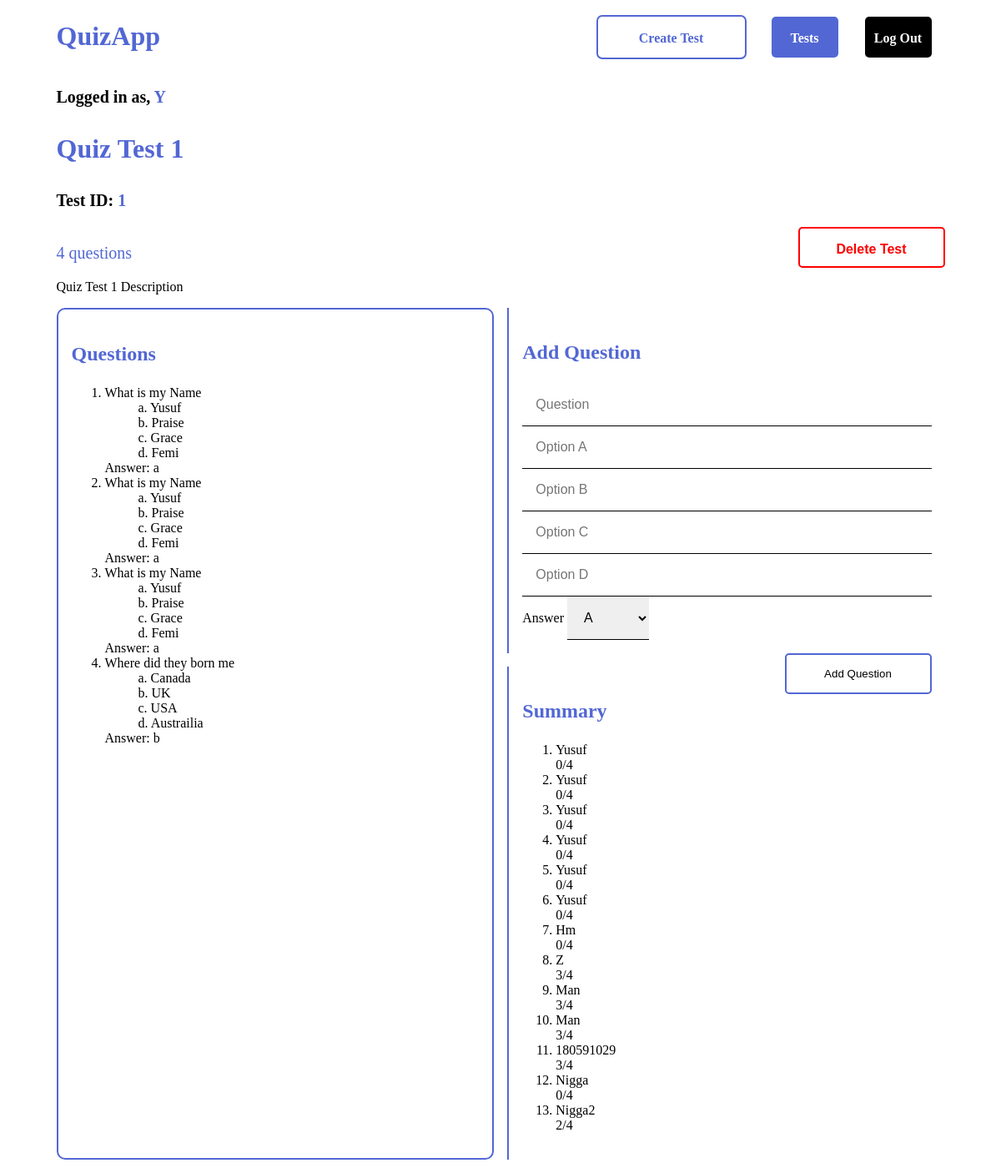
The app's page /tests/1 (signed in) with its own data.
### QuizApp/models.py (models this page shows)
class User(AbstractUser):
    pass

class Quiz(models.Model):
    user = models.ForeignKey(User, on_delete=models.CASCADE)
    title = models.CharField(max_length=200)
    description = models.CharField(max_length=1000)

class Question(models.Model):
    quiz = models.ForeignKey(Quiz, on_delete=models.CASCADE)
    question = models.CharField(max_length=1000)
    option_a = models.CharField(max_length=1000)
    option_b = models.CharField(max_length=1000)
    option_c = models.CharField(max_length=1000)
    option_d = models.CharField(max_length=1000)

class Answer(models.Model):
    question = models.OneToOneField(Question, on_delete=models.CASCADE, primary_key=True)
    answer = models.CharField(max_length=1)
    def __str__(self):
        return f"{self.answer}" #"{self.question.question} \nA. {self.question.option_a}\nB. {self.question.option_b}\nC. {self.question.option_c}\nD. {self.question.option_d}\n Answer: {self.answer}"

class Respondance(models.Model):
    quiz = models.ForeignKey(Quiz, on_delete=models.CASCADE)
    responder = models.CharField(max_length=20)
    score = models.IntegerField()

### QuizApp/views.py (the view)
# urls.py: path("tests", views.index, name="index"),
@login_required(login_url='/login')
def tests(request, test_id):
    quiz = Quiz.objects.get(id=test_id)
    availableQuestions = len(Question.objects.filter(quiz=quiz))
    if request.method == "POST":
        try:
            question = request.POST["question"]
            option_a = request.POST["option_a"]
            option_b = request.POST["option_b"]
            option_c = request.POST["option_c"]
            option_d = request.POST["option_d"]
            qstn = Question.objects.create(quiz=quiz, question=question, option_a=option_a, option_b=option_b, option_c=option_c, option_d=option_d)
            qstn.save()
        except ValueError:
            return render(request, "quizapp/test.html", {
                "test": Quiz.objects.get(id=test_id),
            })
        answer = request.POST["answer"]
        qstnAns = Answer.objects.create(question=qstn, answer=answer)
        qstnAns.save()
        return HttpResponseRedirect("/tests/" + str(test_id))
    else:
        questions = Question.objects.filter(quiz=quiz)
        responders = Respondance.objects.filter(quiz=quiz)
        return render(request, "quizapp/test.html", {
            "questions": questions,
            "test": quiz,
            "noq": availableQuestions,
            "responders": responders,
        })

### QuizApp/templates/QuizApp/test.html (shortened to what this page needs)
{% extends "quizapp/layout.html" %}
{%load static%}
{% block body %}
    <p class="s1">Logged in as, <span>{{user}}</span></p>
    <p class="title">{{test.title}}</p>
    <p class="s1">Test ID: <span>{{test.id}}</span></p>
    <div class="flexme">
        <div>
            <p class="s2">{{noq}} questions</p>
            <p class="s3">{{test.description}}</p>
        </div>
        <form action="{% url 'delete' test.id %}" method="post">
            <input class="del" type="submit" value="Delete Test">
        </form>
    </div>
    <div class="flexme">
        <div class="flexme-left">
            <h3>Questions</h3>
            <ol>
                {% for question in questions%}
                    <li>{{question.question}}</li>
                    <ul>
                        <li>a. {{question.option_a}}</li>
                        <li>b. {{question.option_b}}</li>
                        <li>c. {{question.option_c}}</li>
                        <li>d. {{question.option_d}}</li>
                    </ul>
                    <span>Answer: {{question.answer}}</span>
                {% endfor %}
            </ol>
        </div>
        <div class="flexme-right">
            <div class="right-top">
                <form action="{% url 'tests' test.id %}" method="post">
                    <h3>Add Question</h3>
                    <div id ="test-question-input" class="test-question-input">
                            <input type="text" name="question" id="" placeholder="Question" required>
                            <input type="text" name="option_a" id="" placeholder="Option A">
                            <input type="text" name="option_b" id="" placeholder="Option B">
                            <input type="text" name="option_c" id="" placeholder="Option C">
                            <input type="text" name="option_d" id="" placeholder="Option D">
                            <label for="answer">Answer</label>
                            <select id="answer" name="answer" required>
                            <option value="a">A</option>
                            </select>
                    </div>
                    <input class="btn" type="submit" value="Add Question">
                </form>
            </div>
            <div class="right-bottom">
                <h3>Summary</h3>
                <ol>
                    {% for responder in responders %}
                        <li>{{responder.responder}}</li>
                        <span>{{responder.score}}/{{noq}}</span>
                    {% endfor %}
                </ol>
            </div>
        </div>
    </div>
{% endblock %}

### static/QuizApp/css/style.css (style rules this page uses)
:root { --text: #131313; --bg: #F8F6F1; }
html { box-sizing: border-box; }
*, *:before, *:after { box-sizing: inherit; }
body { width: 88.75vw; margin: auto; background-color: #fff; color: #000; font-family: "Poppins"; overflow-x: hidden; }
.s1 { font-weight: 600; font-size: 20px; }
.s1 span { color: #5267D4; }
.title { font-weight: 600; font-size: 32px; color: #5267D4; }
.s2 { font-weight: 500; font-size: 20px; color: #5267D4; }
.s3 { max-width: 752px; font-weight: 400; font-size: 16px; margin-bottom: 16px; }
.flexme { display: flex; justify-content: space-between; }
.del { color: #FF0000; text-align: center; background-color: #fff; padding: 16px; border-radius: 5px; outline: none; border: 2px solid #FF0000; width: 176px; height: 49px; box-sizing: border-box; font-weight: 600; font-size: 16px; }
.flexme-left { border: 2px solid #5267D4; border-radius: 10px; box-sizing: border-box; padding: 16px; width: 50%; margin-right: 16px; margin-bottom: 16px; }
.flexme-left h3 { font-weight: 600; font-size: 24px; color: #5267D4; }
.flexme-left ul li { list-style: none; margin: 0; padding: 0; }
.flexme-right { width: 50%; }
.right-top, .right-bottom { border-left: 2px solid #5267D4; border-radius: 0 10px 10px 0; box-sizing: border-box; padding: 16px; margin-bottom: 16px; }
.flexme-right h3 { font-weight: 600; font-size: 24px; color: #5267D4; }
.test-question-input input { border: 0; outline: 0; width: 100%; font-weight: 400; font-size: 16px; color: #000; box-sizing: border-box; padding: 16px; border-bottom: #000 1px solid; }
.test-question-input select { border: 0; outline: 0; width: 20%; font-weight: 400; font-size: 16px; color: #000; box-sizing: border-box; padding: 16px; border-bottom: #000 1px solid; }
.btn { background-color: #fff; outline: none; border-radius: 5px; border: #5267D4 2px solid; width: 176px; height: 49px; margin-top: 16px; float: right; }

### records on screen
User: username "Y"
Quiz: title "Quiz Test 1", id "1", description "Quiz Test 1 Description"
Question: question "What is my Name", option_a "Yusuf", option_b "Praise", option_c "Grace", option_d "Femi", answer "a"
Question: question "What is my Name", option_a "Yusuf", option_b "Praise", option_c "Grace", option_d "Femi", answer "a"
Question: question "What is my Name", option_a "Yusuf", option_b "Praise", option_c "Grace", option_d "Femi", answer "a"
Question: question "Where did they born me", option_a "Canada", option_b "UK", option_c "USA", option_d "Austrailia", answer "b"
Respondance: responder "Yusuf", score "0", noq "4"
Respondance: responder "Yusuf", score "0", noq "4"
Respondance: responder "Yusuf", score "0", noq "4"
Respondance: responder "Yusuf", score "0", id "4"
Respondance: responder "Yusuf", score "0", noq "4"
Respondance: responder "Yusuf", score "0", noq "4"
Respondance: responder "Hm", score "0", noq "4"
Respondance: responder "Z", score "3", noq "4"
Respondance: responder "Man", score "3", noq "4"
Respondance: responder "Man", score "3", noq "4"
Respondance: responder "180591029", score "3", noq "4"
Respondance: responder "Nigga", score "0", noq "4"
Respondance: responder "Nigga2", score "2", noq "4"

### other values on screen
{{ noq }} "4"
